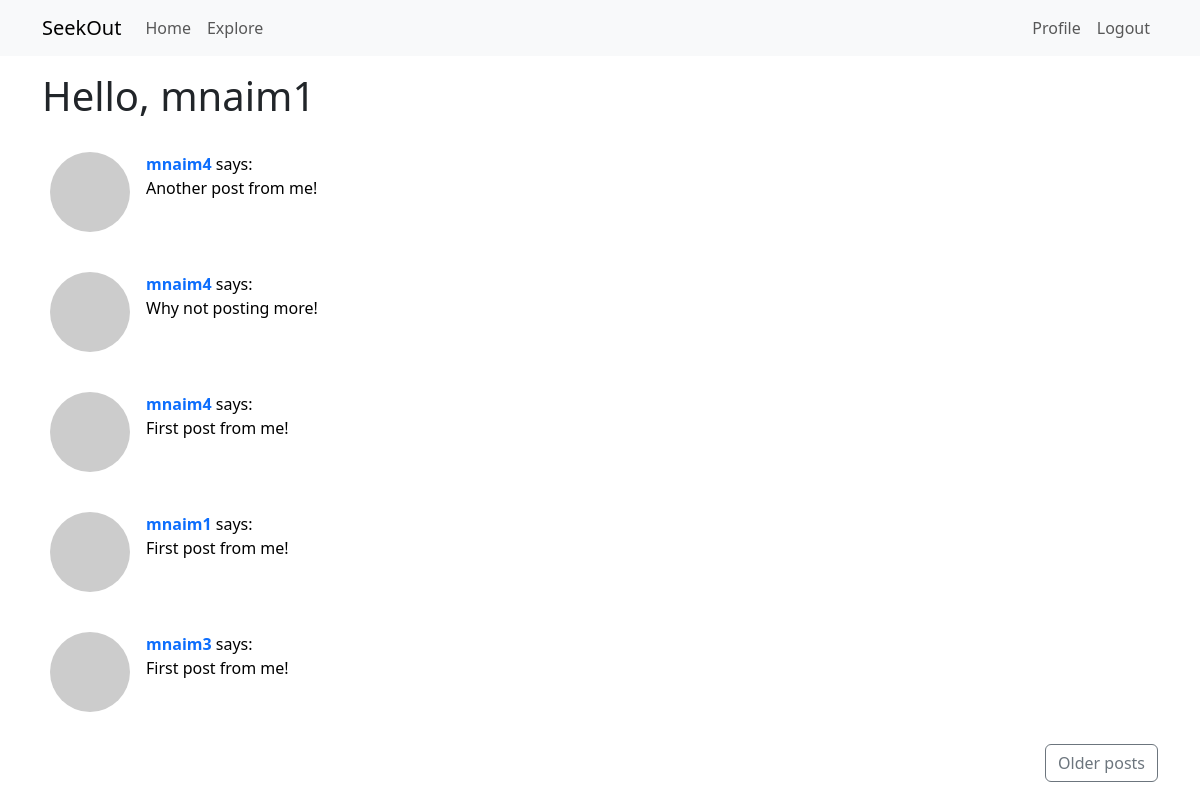
Page /explore (signed in) on the committed database.
### app/models.py (models this page shows, shortened)
class User (UserMixin, db.Model):
	id = db.Column (db.Integer, primary_key=True)
	username = db.Column (db.String, index=True, unique=True)
	email = db.Column (db.String, index=True, unique=True)
	password_hash = db.Column (db.String (128))
	posts = db.relationship ('Post', backref='author', lazy='dynamic')
	about_me = db.Column (db.String (140))
	last_seen = db.Column (db.DateTime, default=datetime.utcnow)
	followed = db.relationship (
		'User', secondary=followers,
		primaryjoin=(followers.c.follower_id == id),
		secondaryjoin=(followers.c.followed_id == id),
		backref=db.backref ('followers', lazy='dynamic'), lazy='dynamic')
	def avatar (self, size):
		digest = md5 (self.email.lower ().encode ('utf-8')).hexdigest ()
		return 'https://www.gravatar.com/avatar/{}?d=identicon&s={}'.format (
			digest, size)

class Post (db.Model):
	id = db.Column (db.Integer, primary_key=True)
	body = db.Column (db.String (140))
	timestamp = db.Column (db.DateTime, index=True, default=datetime.utcnow)
	user_id = db.Column (db.Integer, db.ForeignKey ('user.id'))

### app/routes.py (the view)
@app.route ('/explore')
@login_required
def explore ():
	page = request.args.get ('page', 1, type=int)
	posts = db.paginate (
		Post.query.order_by (Post.timestamp.desc ()), page=page,
		per_page=app.config['POST_PER_PAGE'])
	next_url = url_for ('explore', page=posts.next_num) \
		if posts.has_next else None
	prev_url = url_for ('explore', page=posts.prev_num) \
		if posts.has_prev else None
	return render_template ('index.html', title='Explore',
		posts=posts.items, prev_url=prev_url, next_url=next_url)

### app/routes.py (called while the page is built)
@login.user_loader
def load_user (id):
	return User.query.get (int (id))

@app.before_request
def before_request ():
	if current_user.is_authenticated:
		current_user.last_seen = datetime.utcnow ()
		db.session.commit ()

### app/templates/index.html (shortened to what this page needs)
{% extends "base.html" %}
{% block content %}
  <h1 class="mb-4">Hello, {{ current_user.username }}</h1>
  {% for post in posts %}
  <div class="mb-4">
    {% include "_post.html" %}
  </div>
  {% endfor %}
  <div class="d-flex justify-content-between">
    {% if next_url %}
    <a href="{{ next_url }}" class="btn btn-outline-secondary ms-auto">Older posts</a>
    {% endif %}
  </div>
{% endblock %}

### app/templates/_post.html
<table class="table table-borderless mb-0">
  <tr valign="top">
    <td style="width: 50px;">
      <img src="{{ post.author.avatar(36) }}" class="rounded-circle" alt="Avatar">
    </td>
    <td>
      <a href="{{ url_for('user', username=post.author.username) }}" class="fw-bold text-decoration-none">
        {{ post.author.username }}
      </a> says:<br>
      <p class="mb-0">{{ post.body }}</p>
    </td>
  </tr>
</table>

### rows in the picture
User: username "mnaim1"
Post: author.username "mnaim4", body "Another post from me!"
Post: author.username "mnaim4", body "Why not posting more!"
Post: author.username "mnaim4", body "First post from me!"
Post: author.username "mnaim1", body "First post from me!"
Post: author.username "mnaim3", body "First post from me!"
